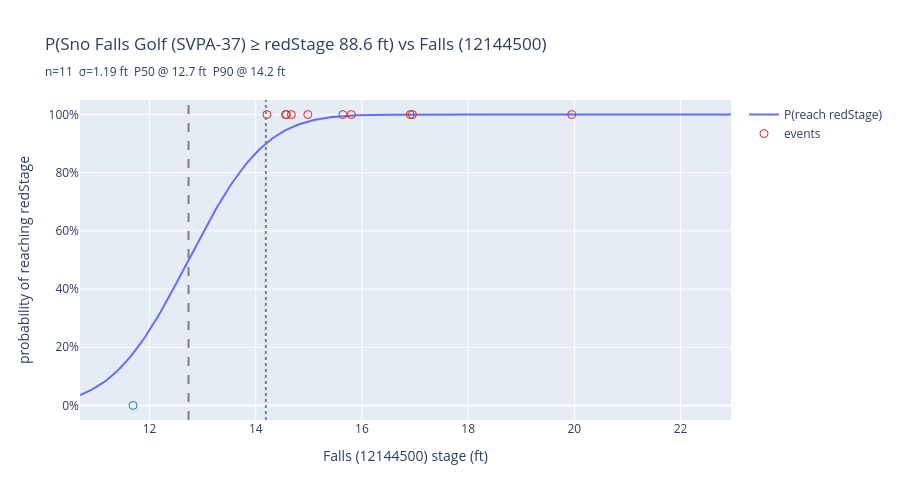
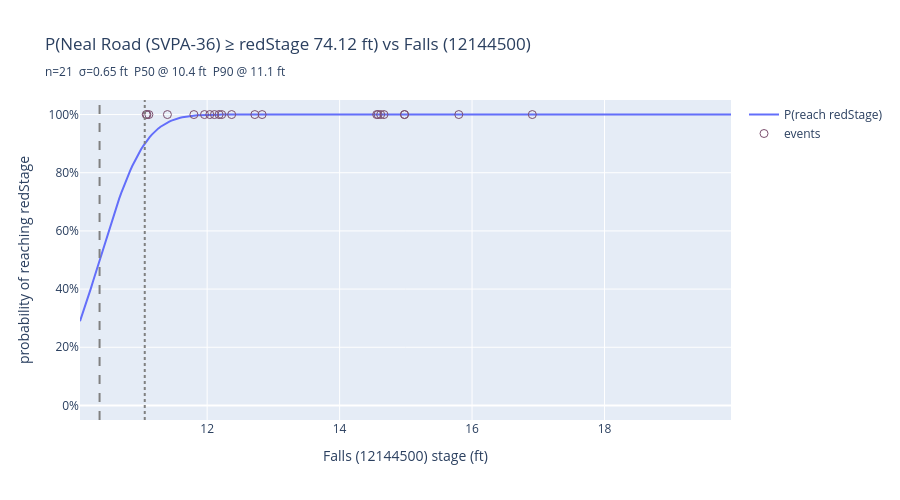
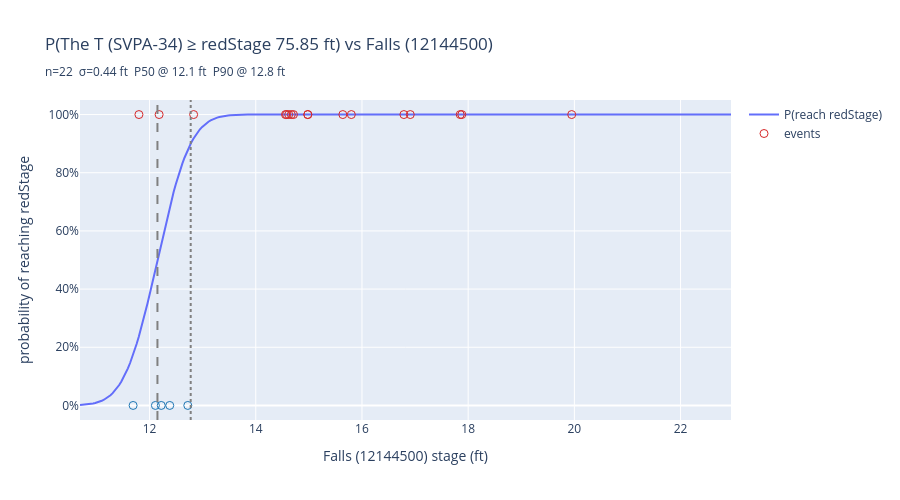

Notebook code cell kept with these figures, in order:
### Code cell
prob_summary = []
for gid in svpa_gauges:
    if gid not in red_stage:
        print(f"{gid}: no redStage from API — skipping")
        continue
    pairs, predictor_id, direction = build_pairs(gid)
    if len(pairs) < 3:
        print(f"{gid}: only {len(pairs)} paired events — skipping")
        continue
    regr, _ = build_model(pairs)
    row = plot_probability_curve(regr, pairs, predictor_id, gid, red_stage[gid])
    if row:
        prob_summary.append(row)

pd.DataFrame(prob_summary)

### Figure 1 — Plotly figure (JSON) as saved in the notebook; plotly's stock layout.template omitted (floating-point values rounded to 4 significant figures; data arrays with more than 128 entries replaced by an {"elided": "..."} marker saying what was removed)
{"data": [{"hovertemplate": "Falls (12144500): %{x:.2f} ft<br>P=%{y:.0%}<extra></extra>", "mode": "lines", "name": "P(reach redStage)", "type": "scatter", "x": {"elided": "300 float values"}, "y": {"elided": "300 float values"}}, {"hovertemplate": "Falls (12144500): %{x:.2f} ft<br>Sno Falls Golf (SVPA-37) reached red: %{y}<br>%{text}<extra></extra>", "marker": {"color": [1, 1, 0, 1, 1, 1, 1, 1, 1, 1, 1], "colorscale": [[0, "#1f77b4"], [1, "#d62728"]], "size": 8, "symbol": "circle-open"}, "mode": "markers", "name": "events", "text": ["2019-12-21", "2020-02-08", "2021-01-03", "2021-11-13", "2021-11-15", "2022-01-13", "2022-03-02", "2022-11-05", "2023-12-06", "2025-12-11", "2026-03-19"], "type": "scatter", "x": [14.21, 15.64, 11.69, 15.8, 14.67, 14.98, 16.91, 16.95, 14.56, 19.95, 14.58], "y": [1, 1, 0, 1, 1, 1, 1, 1, 1, 1, 1]}], "layout": {"height": 500, "shapes": [{"line": {"color": "gray", "dash": "dash"}, "type": "line", "x0": 12.73, "x1": 12.73, "xref": "x", "y0": 0, "y1": 1, "yref": "y domain"}, {"line": {"color": "gray", "dash": "dot"}, "type": "line", "x0": 14.19, "x1": 14.19, "xref": "x", "y0": 0, "y1": 1, "yref": "y domain"}], "title": {"text": "P(Sno Falls Golf (SVPA-37) ≥ redStage 88.6 ft) vs Falls (12144500)<br><sub>n=11  σ=1.19 ft  P50 @ 12.7 ft  P90 @ 14.2 ft</sub>"}, "xaxis": {"title": {"text": "Falls (12144500) stage (ft)"}}, "yaxis": {"range": [-0.05, 1.05], "tickformat": ".0%", "title": {"text": "probability of reaching redStage"}}}}

### Figure 2 — Plotly figure (JSON) as saved in the notebook; plotly's stock layout.template omitted (floating-point values rounded to 4 significant figures; data arrays with more than 128 entries replaced by an {"elided": "..."} marker saying what was removed)
{"data": [{"hovertemplate": "Falls (12144500): %{x:.2f} ft<br>P=%{y:.0%}<extra></extra>", "mode": "lines", "name": "P(reach redStage)", "type": "scatter", "x": {"elided": "300 float values"}, "y": {"elided": "300 float values"}}, {"hovertemplate": "Falls (12144500): %{x:.2f} ft<br>Neal Road (SVPA-36) reached red: %{y}<br>%{text}<extra></extra>", "marker": {"color": [1, 1, 1, 1, 1, 1, 1, 1, 1, 1, 1, 1, 1, 1, 1, 1, 1, 1, 1, 1, 1], "colorscale": [[0, "#1f77b4"], [1, "#d62728"]], "size": 8, "symbol": "circle-open"}, "mode": "markers", "name": "events", "text": ["2021-10-29", "2021-11-13", "2021-11-15", "2021-11-28", "2022-01-08", "2022-01-13", "2022-01-21", "2022-03-02", "2022-06-10", "2022-10-31", "2022-12-25", "2023-12-06", "2023-12-11", "2024-01-29", "2025-02-24", "2025-11-02", "2025-11-15", "2025-12-16", "2025-12-18", "2026-03-09", "2026-03-19"], "type": "scatter", "x": [14.62, 15.8, 14.67, 12.72, 11.8, 14.98, 12.37, 16.91, 11.96, 12.04, 12.22, 14.56, 11.08, 11.12, 12.11, 12.83, 11.4, 12.18, 14.98, 11.09, 14.58], "y": [1, 1, 1, 1, 1, 1, 1, 1, 1, 1, 1, 1, 1, 1, 1, 1, 1, 1, 1, 1, 1]}], "layout": {"height": 500, "shapes": [{"line": {"color": "gray", "dash": "dash"}, "type": "line", "x0": 10.38, "x1": 10.38, "xref": "x", "y0": 0, "y1": 1, "yref": "y domain"}, {"line": {"color": "gray", "dash": "dot"}, "type": "line", "x0": 11.06, "x1": 11.06, "xref": "x", "y0": 0, "y1": 1, "yref": "y domain"}], "title": {"text": "P(Neal Road (SVPA-36) ≥ redStage 74.12 ft) vs Falls (12144500)<br><sub>n=21  σ=0.65 ft  P50 @ 10.4 ft  P90 @ 11.1 ft</sub>"}, "xaxis": {"title": {"text": "Falls (12144500) stage (ft)"}}, "yaxis": {"range": [-0.05, 1.05], "tickformat": ".0%", "title": {"text": "probability of reaching redStage"}}}}

### Figure 3 — Plotly figure (JSON) as saved in the notebook; plotly's stock layout.template omitted (floating-point values rounded to 4 significant figures; data arrays with more than 128 entries replaced by an {"elided": "..."} marker saying what was removed)
{"data": [{"hovertemplate": "Falls (12144500): %{x:.2f} ft<br>P=%{y:.0%}<extra></extra>", "mode": "lines", "name": "P(reach redStage)", "type": "scatter", "x": {"elided": "300 float values"}, "y": {"elided": "300 float values"}}, {"hovertemplate": "Falls (12144500): %{x:.2f} ft<br>The T (SVPA-34) reached red: %{y}<br>%{text}<extra></extra>", "marker": {"color": [1, 1, 1, 1, 0, 0, 1, 1, 1, 0, 1, 1, 1, 0, 1, 0, 1, 1, 1, 1, 1, 1], "colorscale": [[0, "#1f77b4"], [1, "#d62728"]], "size": 8, "symbol": "circle-open"}, "mode": "markers", "name": "events", "text": ["2019-10-23", "2020-01-08", "2020-02-02", "2020-02-08", "2021-01-03", "2021-02-23", "2021-10-29", "2021-11-13", "2021-11-15", "2021-11-28", "2022-01-08", "2022-01-13", "2022-03-02", "2022-12-25", "2023-12-06", "2025-02-24", "2025-11-02", "2025-12-10", "2025-12-11", "2025-12-16", "2025-12-18", "2026-03-19"], "type": "scatter", "x": [17.85, 14.71, 16.79, 15.64, 11.69, 12.38, 14.62, 15.8, 14.67, 12.72, 11.8, 14.98, 16.91, 12.22, 14.56, 12.11, 12.83, 17.88, 19.95, 12.18, 14.98, 14.58], "y": [1, 1, 1, 1, 0, 0, 1, 1, 1, 0, 1, 1, 1, 0, 1, 0, 1, 1, 1, 1, 1, 1]}], "layout": {"height": 500, "shapes": [{"line": {"color": "gray", "dash": "dash"}, "type": "line", "x0": 12.15, "x1": 12.15, "xref": "x", "y0": 0, "y1": 1, "yref": "y domain"}, {"line": {"color": "gray", "dash": "dot"}, "type": "line", "x0": 12.77, "x1": 12.77, "xref": "x", "y0": 0, "y1": 1, "yref": "y domain"}], "title": {"text": "P(The T (SVPA-34) ≥ redStage 75.85 ft) vs Falls (12144500)<br><sub>n=22  σ=0.44 ft  P50 @ 12.1 ft  P90 @ 12.8 ft</sub>"}, "xaxis": {"title": {"text": "Falls (12144500) stage (ft)"}}, "yaxis": {"range": [-0.05, 1.05], "tickformat": ".0%", "title": {"text": "probability of reaching redStage"}}}}
